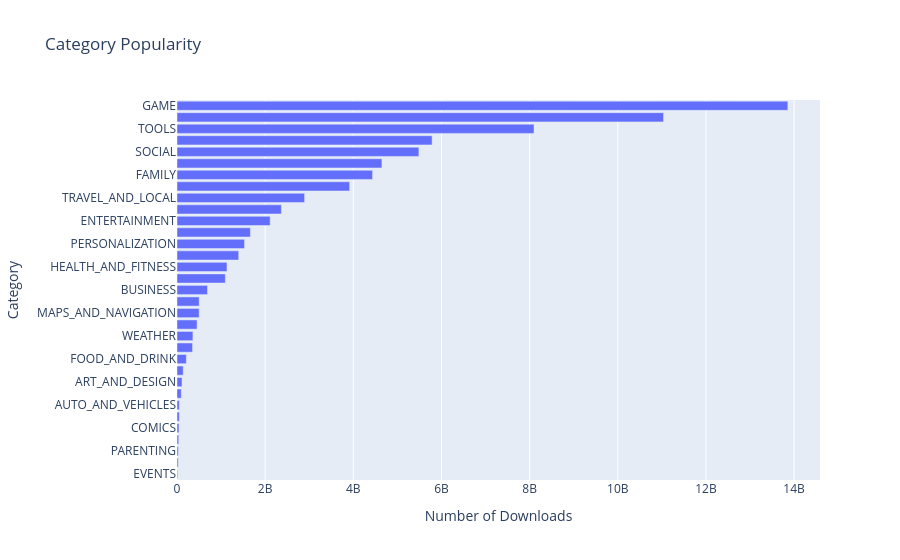

Here is the notebook cell this chart was saved with:
### Code cell
h_bar = px.bar(
    x=category_installs.Installs,
    y=category_installs.index,
    orientation="h",
    title="Category Popularity",
)

h_bar.update_layout(xaxis_title="Number of Downloads", yaxis_title="Category")

### Figure 1 — Plotly figure (JSON) as saved in the notebook; plotly's stock layout.template omitted (floating-point values rounded to 4 significant figures)
{"data": [{"hovertemplate": "x=%{x}<br>y=%{y}<extra></extra>", "legendgroup": "", "marker": {"color": "#636efa", "pattern": {"shape": ""}}, "name": "", "orientation": "h", "showlegend": false, "textposition": "auto", "type": "bar", "x": [15949410, 26916200, 31116110, 39162676, 44931100, 52083000, 53129800, 97082000, 114233100, 140912410, 211677750, 352852000, 361096500, 455249400, 503267560, 503611120, 692018120, 1096431465, 1134006220, 1400331540, 1532352930, 1665791655, 2113660000, 2369110650, 2894859300, 3916897200, 4437554490, 4649143130, 5487841475, 5788070180, 8099724500, 11039241530, 13858762717], "xaxis": "x", "y": ["EVENTS", "BEAUTY", "PARENTING", "MEDICAL", "COMICS", "LIBRARIES_AND_DEMO", "AUTO_AND_VEHICLES", "HOUSE_AND_HOME", "ART_AND_DESIGN", "DATING", "FOOD_AND_DRINK", "EDUCATION", "WEATHER", "FINANCE", "MAPS_AND_NAVIGATION", "LIFESTYLE", "BUSINESS", "SPORTS", "HEALTH_AND_FITNESS", "SHOPPING", "PERSONALIZATION", "BOOKS_AND_REFERENCE", "ENTERTAINMENT", "NEWS_AND_MAGAZINES", "TRAVEL_AND_LOCAL", "VIDEO_PLAYERS", "FAMILY", "PHOTOGRAPHY", "SOCIAL", "PRODUCTIVITY", "TOOLS", "COMMUNICATION", "GAME"], "yaxis": "y"}], "layout": {"barmode": "relative", "legend": {"tracegroupgap": 0}, "title": {"text": "Category Popularity"}, "xaxis": {"anchor": "y", "domain": [0, 1], "title": {"text": "Number of Downloads"}}, "yaxis": {"anchor": "x", "domain": [0, 1], "title": {"text": "Category"}}}}
